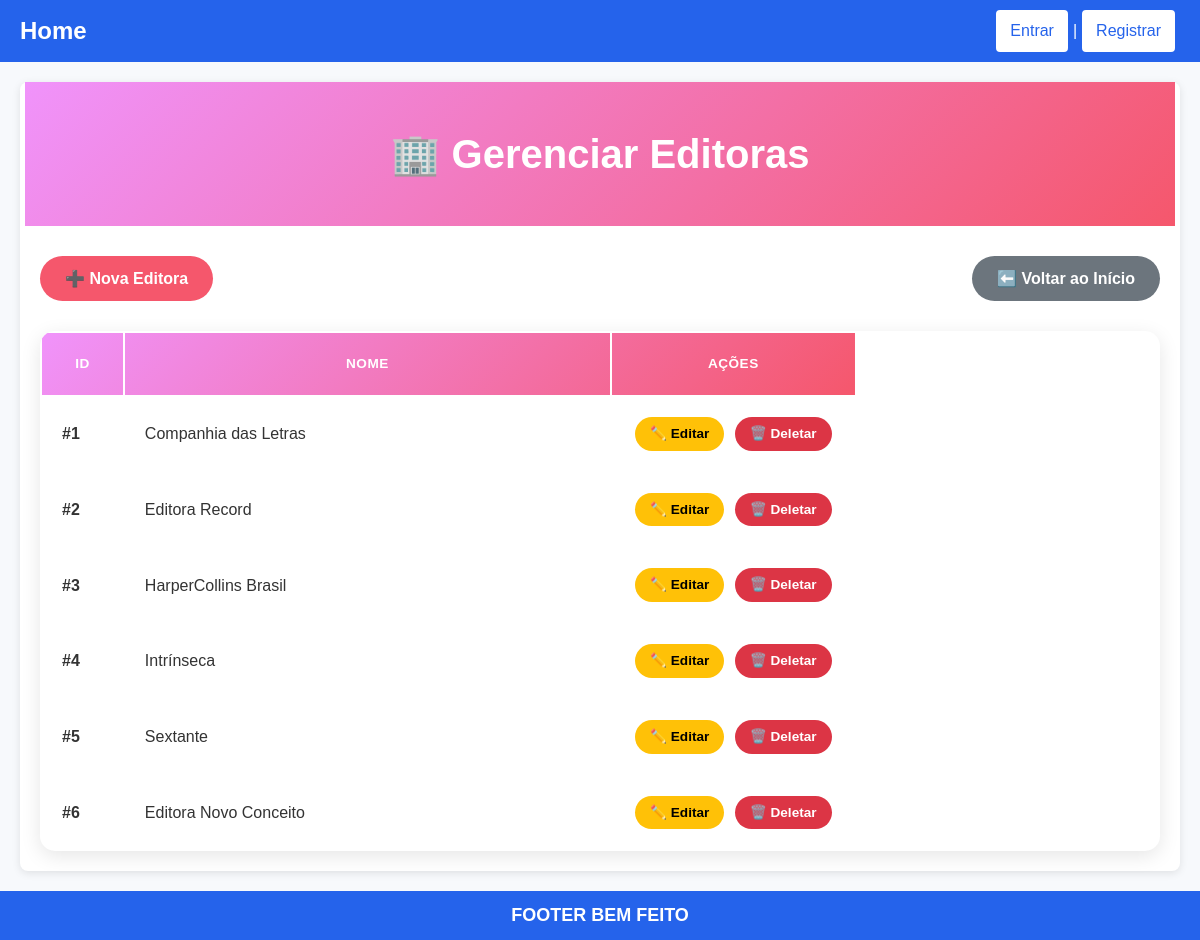
Screenshot of /blog/editoras/ with the database file from the repository.
### blog/models.py (models this page shows, shortened)
class Editora(models.Model):
    id = models.AutoField(primary_key=True)
    nome = models.CharField(max_length=100, unique=True)
    class Meta:
        verbose_name = "Editora"
        verbose_name_plural = "Editoras"

### blog/views.py (the view)
# urls.py: path("editoras/", views.HelloViews.list_editoras, name="list_editoras"),
    def list_editoras(request):
        from .models import Editora
        editoras = Editora.objects.all()
        return render(request, 'blog/editora_list.html', {'editoras': editoras})

### blog/templates/blog/editora_list.html (shortened to what this page needs)
{% extends 'global/base.html' %}
{% block content %}
<div class="page-header">
    <div class="container">
        <h1>🏢 Gerenciar Editoras</h1>
    </div>
</div>
<div class="container">
    <div class="action-bar">
        <a href="{% url 'blog:editora_create' %}" class="btn-custom btn-add">
            ➕ Nova Editora
        </a>
        <a href="{% url 'blog:home' %}" class="btn-custom btn-back">
            ⬅️ Voltar ao Início
        </a>
    </div>
    {% if editoras %}
        <div class="table-container">
            <table class="table custom-table">
                <thead>
                    <tr>
                        <th style="width: 10%">ID</th>
                        <th style="width: 60%">Nome</th>
                        <th style="width: 30%" class="text-center">Ações</th>
                    </tr>
                </thead>
                <tbody>
                    {% for editora in editoras %}
                    <tr>
                        <td><strong>#{{ editora.id }}</strong></td>
                        <td>{{ editora.nome }}</td>
                        <td class="text-center">
                            <a href="{% url 'blog:editora_edit' editora.id %}" class="btn-action btn-edit">
                                ✏️ Editar
                            </a>
                            <a href="{% url 'blog:editora_delete' editora.id %}" class="btn-action btn-delete">
                                🗑️ Deletar
                            </a>
                        </td>
                    </tr>
                    {% endfor %}
                </tbody>
            </table>
        </div>
    {% endif %}
</div>
{% endblock %}

### templates/global/base.html (style rules this page uses)
* { margin: 0; padding: 0; box-sizing: border-box; }
body { font-family: 'Arial', sans-serif; line-height: 1.6; background-color: #f7f9fc; color: #333; }

### blog/templates/blog/editora_list.html (style rules this page uses)
.page-header { background: linear-gradient(135deg, #f093fb 0%, #f5576c 100%); color: white; padding: 40px 0; margin: -20px -15px 30px -15px; text-align: center; }
.page-header h1 { font-size: 2.5rem; font-weight: 700; margin: 0; }
.action-bar { display: flex; justify-content: space-between; align-items: center; margin-bottom: 30px; flex-wrap: wrap; gap: 15px; }
.btn-custom { padding: 10px 25px; border-radius: 25px; font-weight: 600; text-decoration: none; transition: all 0.3s ease; display: inline-block; }
.btn-add { background: #f5576c; color: white; border: none; }
.btn-back { background: #6c757d; color: white; }
.table-container { background: white; border-radius: 15px; box-shadow: 0 5px 20px rgba(0,0,0,0.1); overflow: hidden; }
.custom-table { margin: 0; }
.custom-table thead { background: linear-gradient(135deg, #f093fb 0%, #f5576c 100%); color: white; }
.custom-table thead th { border: none; padding: 20px; font-weight: 600; text-transform: uppercase; font-size: 0.85rem; letter-spacing: 0.5px; }
.custom-table tbody tr { transition: all 0.3s ease; border-bottom: 1px solid #f0f0f0; }
.custom-table tbody td { padding: 20px; vertical-align: middle; }
.btn-action { padding: 6px 15px; border-radius: 20px; font-size: 0.85rem; font-weight: 600; text-decoration: none; margin: 0 3px; transition: all 0.3s ease; display: inline-block; }
.btn-edit { background: #ffc107; color: #000; }
.btn-delete { background: #dc3545; color: white; }

### rows the page displays
Editora: id "1", nome "Companhia das Letras"
Editora: id "2", nome "Editora Record"
Editora: id "3", nome "HarperCollins Brasil"
Editora: id "4", nome "Intrínseca"
Editora: id "5", nome "Sextante"
Editora: id "6", nome "Editora Novo Conceito"
